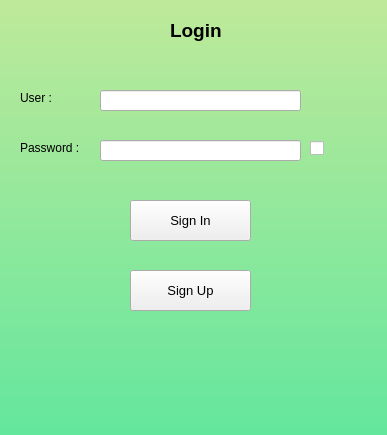
<?xml version="1.0" encoding="UTF-8"?>
<ui version="4.0">
 <class>Login_ttlock</class>
 <widget class="QMainWindow" name="Login_ttlock">
  <property name="geometry">
   <rect>
    <x>0</x>
    <y>0</y>
    <width>387</width>
    <height>435</height>
   </rect>
  </property>
  <property name="windowTitle">
   <string>MainWindow</string>
  </property>
  <widget class="QWidget" name="centralwidget">
   <widget class="QPushButton" name="sign_in_button">
    <property name="geometry">
     <rect>
      <x>130</x>
      <y>200</y>
      <width>121</width>
      <height>41</height>
     </rect>
    </property>
    <property name="font">
     <font>
      <pointsize>10</pointsize>
      <weight>50</weight>
      <bold>false</bold>
     </font>
    </property>
    <property name="text">
     <string>Sign In</string>
    </property>
   </widget>
   <widget class="QLabel" name="login_label">
    <property name="geometry">
     <rect>
      <x>170</x>
      <y>10</y>
      <width>71</width>
      <height>41</height>
     </rect>
    </property>
    <property name="font">
     <font>
      <pointsize>14</pointsize>
      <weight>75</weight>
      <bold>true</bold>
     </font>
    </property>
    <property name="text">
     <string>Login</string>
    </property>
   </widget>
   <widget class="QLineEdit" name="user_input">
    <property name="geometry">
     <rect>
      <x>100</x>
      <y>90</y>
      <width>201</width>
      <height>21</height>
     </rect>
    </property>
   </widget>
   <widget class="QLineEdit" name="password_input">
    <property name="geometry">
     <rect>
      <x>100</x>
      <y>140</y>
      <width>201</width>
      <height>21</height>
     </rect>
    </property>
   </widget>
   <widget class="QLabel" name="user_label">
    <property name="geometry">
     <rect>
      <x>20</x>
      <y>90</y>
      <width>61</width>
      <height>16</height>
     </rect>
    </property>
    <property name="text">
     <string>User :</string>
    </property>
   </widget>
   <widget class="QLabel" name="password_label">
    <property name="geometry">
     <rect>
      <x>20</x>
      <y>140</y>
      <width>71</width>
      <height>16</height>
     </rect>
    </property>
    <property name="text">
     <string>Password :</string>
    </property>
   </widget>
   <widget class="QFrame" name="frame">
    <property name="geometry">
     <rect>
      <x>-60</x>
      <y>-20</y>
      <width>511</width>
      <height>461</height>
     </rect>
    </property>
    <property name="styleSheet">
     <string notr="true">background-color: qlineargradient(spread:pad, x1:0, y1:0, x3:1, y2:2, stop:0 rgba(195, 233, 154), stop:1 rgba(1, 229, 161, 255));</string>
    </property>
    <property name="frameShape">
     <enum>QFrame::StyledPanel</enum>
    </property>
    <property name="frameShadow">
     <enum>QFrame::Raised</enum>
    </property>
   </widget>
   <widget class="QCheckBox" name="checkBox_login">
    <property name="geometry">
     <rect>
      <x>310</x>
      <y>140</y>
      <width>21</width>
      <height>17</height>
     </rect>
    </property>
    <property name="text">
     <string/>
    </property>
   </widget>
   <widget class="QPushButton" name="sign_up_button">
    <property name="geometry">
     <rect>
      <x>130</x>
      <y>270</y>
      <width>121</width>
      <height>41</height>
     </rect>
    </property>
    <property name="font">
     <font>
      <pointsize>10</pointsize>
      <weight>50</weight>
      <bold>false</bold>
     </font>
    </property>
    <property name="text">
     <string>Sign Up</string>
    </property>
   </widget>
   <zorder>frame</zorder>
   <zorder>sign_in_button</zorder>
   <zorder>login_label</zorder>
   <zorder>user_input</zorder>
   <zorder>password_input</zorder>
   <zorder>user_label</zorder>
   <zorder>password_label</zorder>
   <zorder>checkBox_login</zorder>
   <zorder>sign_up_button</zorder>
  </widget>
 </widget>
 <resources/>
 <connections/>
</ui>
